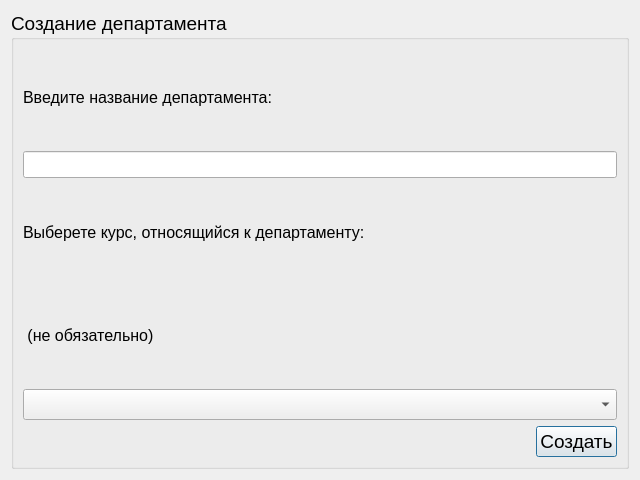
<?xml version="1.0" encoding="UTF-8"?>
<ui version="4.0">
 <class>departedit</class>
 <widget class="QDialog" name="departedit">
  <property name="geometry">
   <rect>
    <x>0</x>
    <y>0</y>
    <width>640</width>
    <height>480</height>
   </rect>
  </property>
  <property name="minimumSize">
   <size>
    <width>640</width>
    <height>480</height>
   </size>
  </property>
  <property name="windowTitle">
   <string>Dialog</string>
  </property>
  <layout class="QVBoxLayout" name="verticalLayout_3">
   <item>
    <widget class="QGroupBox" name="groupBox">
     <property name="font">
      <font>
       <pointsize>14</pointsize>
      </font>
     </property>
     <property name="title">
      <string>Создание департамента</string>
     </property>
     <layout class="QVBoxLayout" name="verticalLayout_2" stretch="10,1">
      <item>
       <layout class="QVBoxLayout" name="verticalLayout" stretch="0,0,0,0,0">
        <item>
         <widget class="QLabel" name="label">
          <property name="font">
           <font>
            <pointsize>12</pointsize>
           </font>
          </property>
          <property name="text">
           <string>Введите название департамента:</string>
          </property>
         </widget>
        </item>
        <item>
         <widget class="QLineEdit" name="lineEdit">
          <property name="font">
           <font>
            <pointsize>12</pointsize>
           </font>
          </property>
          <property name="text">
           <string/>
          </property>
         </widget>
        </item>
        <item>
         <widget class="QLabel" name="label_2">
          <property name="font">
           <font>
            <pointsize>12</pointsize>
           </font>
          </property>
          <property name="text">
           <string>Выберете курс, относящийся к департаменту:</string>
          </property>
         </widget>
        </item>
        <item>
         <widget class="QLabel" name="label_3">
          <property name="font">
           <font>
            <pointsize>12</pointsize>
           </font>
          </property>
          <property name="text">
           <string> (не обязательно)</string>
          </property>
         </widget>
        </item>
        <item>
         <widget class="QComboBox" name="comboBox"/>
        </item>
       </layout>
      </item>
      <item>
       <layout class="QHBoxLayout" name="horizontalLayout">
        <item>
         <spacer name="horizontalSpacer">
          <property name="orientation">
           <enum>Qt::Horizontal</enum>
          </property>
          <property name="sizeHint" stdset="0">
           <size>
            <width>40</width>
            <height>20</height>
           </size>
          </property>
         </spacer>
        </item>
        <item>
         <widget class="QPushButton" name="pushButton">
          <property name="text">
           <string>Создать</string>
          </property>
         </widget>
        </item>
       </layout>
      </item>
     </layout>
    </widget>
   </item>
  </layout>
 </widget>
 <resources/>
 <connections/>
</ui>
